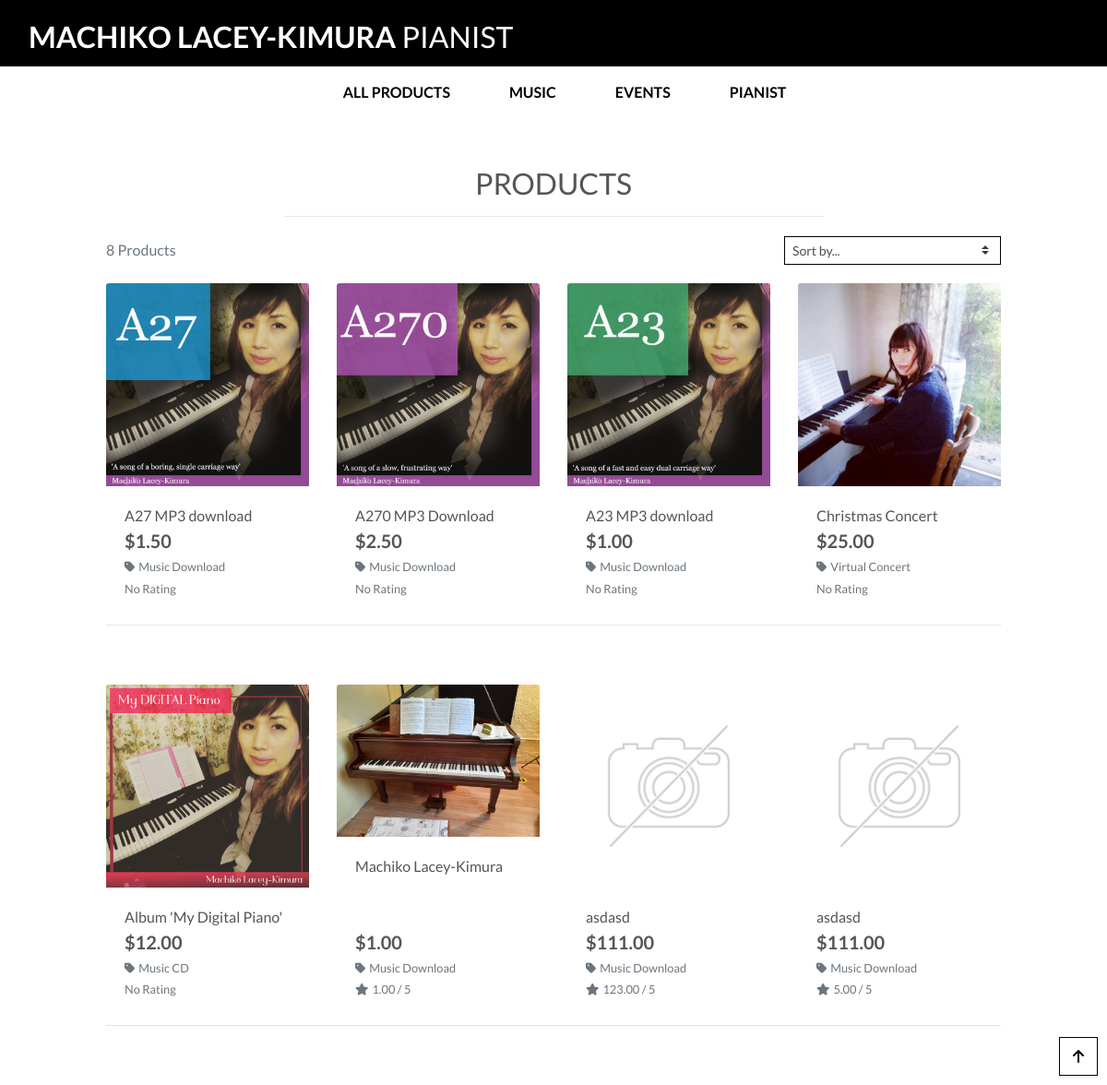
Screenshot of /products/ with the database file from the repository.
### products/models.py (models this page shows, shortened)
class Product(models.Model):
    category = models.ForeignKey('Category', null=True, blank=True, on_delete=models.SET_NULL)
    sku = models.CharField(max_length=254, null=True, blank=True)
    name = models.CharField(max_length=254)
    description = models.TextField()
    has_sizes = models.BooleanField(default=False, null=True, blank=True)
    price = models.DecimalField(max_digits=6, decimal_places=2)
    rating = models.DecimalField(max_digits=6, decimal_places=2, null=True, blank=True)
    image_url = models.URLField(max_length=1024, null=True, blank=True)
    image = models.ImageField(null=True, blank=True)

class Category(models.Model):
    class Meta:
        verbose_name_plural = 'Categories'
    name = models.CharField(max_length=254)
    friendly_name = models.CharField(max_length=254, null=True, blank=True)

### products/views.py (the view, shortened to what this page needs)
# urls.py: path('', views.all_products, name='products'),
def all_products(request):
    products = Product.objects.all()
    query = None
    categories = None
    sort = None
    direction = None
    current_sorting = f'{sort}_{direction}'
    context = {
        'products': products,
        'search_term': query,
        'current_categories': categories,
        'current_sorting': current_sorting,
    }
    return render(request, 'products/products.html', context)

### bag/contexts.py (called while the page is built, shortened)
def bag_contents(request):
    bag_items = []
    total = 0
    product_count = 0
    bag = request.session.get('bag', {})
    if total < settings.FREE_DELIVERY_THRESHOLD:
        delivery = total * Decimal(settings.STANDARD_DELIVERY_PERCENTAGE / 100)
        free_delivery_delta = settings.FREE_DELIVERY_THRESHOLD - total
    else:
        delivery = 0
        free_delivery_delta = 0
    grand_total = delivery + total
    context = {
        'bag_items': bag_items,
        'total': total,
        'product_count': product_count,
        'delivery': delivery,
        'free_delivery_delta': free_delivery_delta,
        'free_delivery_threshold': settings.FREE_DELIVERY_THRESHOLD,
        'grand_total': grand_total,
    }
    return context

### products/templates/products/products.html (shortened to what this page needs)
{% extends "base.html" %}
{% load static %}
{% block page_header %}
    <div class="container header-container">
    </div>
{% endblock %}
{% block content %}
    <div class="overlay"></div>
    <div class="container-fluid">
        <div class="row">
            <div class="col text-center mt-3">
                <h2 class="logo-font">Products</h2>
                <hr class="w-50 mb-1">
            </div>
        </div>
        <div class="row">
            <div class="product-container col-10 offset-1">
                <div class="row mt-1 mb-2">
                    <div class="col-12 col-md-6 my-auto order-md-last d-flex justify-content-center justify-content-md-end">
                        <div class="sort-select-wrapper w-50">
                            <select id="sort-selector" class="custom-select custom-select-sm rounded-0 border border-{% if current_sorting != 'None_None' %}info{% else %}black{% endif %}">
                                <option value="reset" {% if current_sorting == 'None_None' %}selected{% endif %}>Sort by...</option>
                            </select>
                        </div>
                    </div>
                    <div class="col-12 col-md-6 order-md-first">
                        <p class="text-muted mt-3 text-center text-md-left">
                            {{ products|length }} Products{% if search_term %} found for <strong>"{{ search_term }}"</strong>{% endif %}
                        </p>
                    </div>
                </div>
                <div class="row">
                    {% for product in products %}
                        <div class="col-sm-6 col-md-6 col-lg-4 col-xl-3">
                            <div class="card h-100 border-0">
                                {% if product.image %}
                                <a href="{% url 'product_detail' product.id %}">
                                    <img class="card-img-top img-fluid" src="{{ product.image.url }}" alt="{{ product.name }}">
                                </a>
                                {% else %}
                                <a href="{% url 'product_detail' product.id %}">
                                    <img class="card-img-top img-fluid" src="{{ MEDIA_URL }}noimage.png" alt="{{ product.name }}">
                                </a>
                                {% endif %}
                                <div class="card-body pb-0">
                                    <p class="mb-0">{{ product.name }}</p>
                                </div>
                                <div class="card-footer bg-white pt-0 border-0 text-left">
                                    <div class="row">
                                        <div class="col">
                                            <p class="lead mb-0 text-left font-weight-bold">${{ product.price }}</p>
                                            {% if product.category %}
                                            <p class="small mt-1 mb-0">
                                                <a class="text-muted" href="{% url 'products' %}?category={{ product.category.name }}">
                                                    <i class="fas fa-tag mr-1"></i>{{ product.category.friendly_name }}
                                                </a>
                                            </p>
                                            {% endif %}
                                            {% if product.rating %}
                                                <small class="text-muted"><i class="fas fa-star mr-1"></i>{{ product.rating }} / 5</small>
                                            {% else %}
                                                <small class="text-muted">No Rating</small>
                                            {% endif %}
                                        </div>
                                    </div>
                                </div>
                            </div>
                        </div>
                        {% if forloop.counter|divisibleby:4 %}
                            <div class="col-12 d-none d-xl-block mb-5">
                                <hr>
                            </div>
                        {% endif %}
                    {% endfor %}
                </div>
            </div>
        </div>
    </div>
    <div class="btt-button shadow-sm rounded-0 border border-black">
        <a class="btt-link d-flex h-100">
            <i class="fas fa-arrow-up text-black mx-auto my-auto"></i>
        </a>
    </div>
{% endblock %}

### static/css/base.css (style rules this page uses)
html { height: 100%; }
body { height: calc(100vh - 164px); color: #555; font-family: 'Lato', sans-serif; }
.logo-font { text-transform: uppercase; }
.text-black { color: #000 !important; }
.border-black { border: 1px solid black !important; }
.overlay { height: 100%; width: 100%; top: 0; left: 0; position: fixed; background: white; z-index: -1; }
.btt-button { height: 42px; width: 42px; position: fixed; bottom: 10px; right: 10px; }
.btt-link, .update-link, .remove-item { cursor: pointer; }
@media (min-width: 1200px) { .container { max-width: 80%; } }
@media (min-width: 992px) { .header-container { padding-top: 164px; } }

### rows the page displays
Product: image (picture), name "A27 MP3 download", price "1.50", category.friendly_name "Music Download", shows "No Rating"
Product: image (picture), name "A270 MP3 Download", price "2.50", category.friendly_name "Music Download", shows "No Rating"
Product: image (picture), name "A23 MP3 download", price "1.00", category.friendly_name "Music Download", shows "No Rating"
Product: image (picture), name "Christmas Concert", price "25.00", category.friendly_name "Virtual Concert", shows "No Rating"
Product: image (picture), name "Album 'My Digital Piano'", price "12.00", category.friendly_name "Music CD", shows "No Rating"
Product: image (picture), name "Machiko Lacey-Kimura", price "1.00", category.friendly_name "Music Download", rating "1.00"
Product: name "asdasd", price "111.00", category.friendly_name "Music Download", rating "123.00"
Product: name "asdasd", price "111.00", category.friendly_name "Music Download", rating "5.00"

### other values shown
{{ products|length }} "8"
